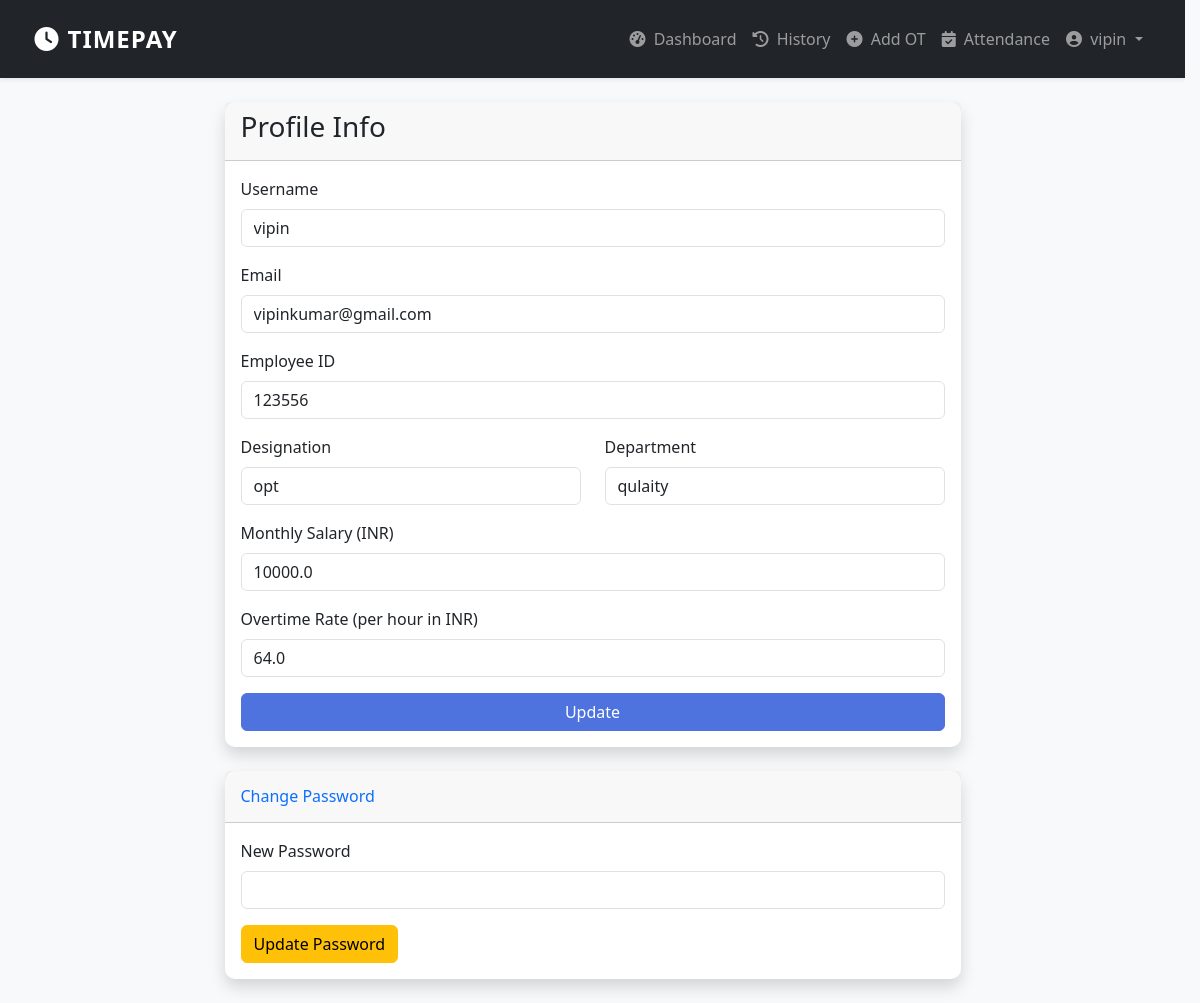
The page /profile (signed in) on the database its author committed.
### app/models.py (models this page shows, shortened)
class User(db.Model, UserMixin):
    id = db.Column(db.Integer, primary_key=True)
    username = db.Column(db.String(20), unique=True, nullable=False)
    email = db.Column(db.String(120), unique=True, nullable=False)
    password = db.Column(db.String(60), nullable=False)
    employee_id = db.Column(db.String(20), unique=True, nullable=True)
    designation = db.Column(db.String(50), nullable=True)
    department = db.Column(db.String(50), nullable=True)
    monthly_salary = db.Column(db.Float, nullable=False, default=0.0)
    ot_rate = db.Column(db.Float, nullable=False, default=0.0)
    is_admin = db.Column(db.Boolean, default=False)
    role = db.Column(db.String(20), nullable=False, default='user')
    is_blocked = db.Column(db.Boolean, default=False)
    created_at = db.Column(db.DateTime, nullable=False, default=datetime.utcnow)
    last_login = db.Column(db.DateTime, nullable=True)
    last_ip = db.Column(db.String(50), nullable=True)
    overtimes = db.relationship('Overtime', backref='author', lazy=True, cascade="all, delete-orphan")
    attendances = db.relationship('Attendance', backref='author', lazy=True, cascade="all, delete-orphan")

### app/routes.py (the view)
@app.route("/profile", methods=['GET', 'POST'])
@login_required
def profile():
    form = UpdateAccountForm()
    if form.validate_on_submit():
        if form.username.data != current_user.username:
            user = User.query.filter_by(username=form.username.data).first()
            if user:
                flash('That username is taken. Please choose a different one.', 'danger')
                return render_template('profile.html', title='Profile', form=form)
        if form.email.data != current_user.email:
            user = User.query.filter_by(email=form.email.data).first()
            if user:
                flash('That email is taken. Please choose a different one.', 'danger')
                return render_template('profile.html', title='Profile', form=form)
        current_user.username = form.username.data
        current_user.email = form.email.data
        current_user.employee_id = form.employee_id.data
        current_user.designation = form.designation.data
        current_user.department = form.department.data
        current_user.monthly_salary = form.monthly_salary.data
        current_user.ot_rate = form.ot_rate.data
        db.session.commit()
        flash('Your account has been updated!', 'success')
        return redirect(url_for('profile'))
    elif request.method == 'GET':
        form.username.data = current_user.username
        form.email.data = current_user.email
        form.employee_id.data = current_user.employee_id
        form.designation.data = current_user.designation
        form.department.data = current_user.department
        form.monthly_salary.data = current_user.monthly_salary
        form.ot_rate.data = current_user.ot_rate
    return render_template('profile.html', title='Profile', form=form)

### app/forms.py (shortened to what this page needs)
class UpdateAccountForm(FlaskForm):
    username = StringField('Username', validators=[DataRequired(), Length(min=2, max=20)])
    email = StringField('Email', validators=[DataRequired(), Email()])
    employee_id = StringField('Employee ID', validators=[DataRequired(), Length(min=2, max=20)])
    designation = StringField('Designation', validators=[DataRequired()])
    department = StringField('Department', validators=[DataRequired()])
    monthly_salary = FloatField('Monthly Salary (INR)', validators=[DataRequired()])
    ot_rate = FloatField('Overtime Rate (per hour in INR)', validators=[DataRequired()])
    submit = SubmitField('Update')

### app/models.py (called while the page is built)
@login_manager.user_loader
def load_user(user_id):
    return User.query.get(int(user_id))

### app/routes.py (called while the page is built)
@app.after_request
def add_security_headers(response):
    response.headers['X-Content-Type-Options'] = 'nosniff'
    response.headers['X-Frame-Options'] = 'SAMEORIGIN'
    response.headers['X-XSS-Protection'] = '1; mode=block'
    return response

### app/templates/profile.html (shortened to what this page needs)
{% extends "base.html" %}
{% block content %}
<div class="row justify-content-center">
    <div class="col-md-8">
        <div class="card shadow">
            <div class="card-header">
                <h3>Profile Info</h3>
            </div>
            <div class="card-body">
                <form method="POST" action="">
                    <div class="mb-3">
                        {{ form.username.label(class="form-label") }}
                        {% if form.username.errors %}
                            {{ form.username(class="form-control is-invalid") }}
                            <div class="invalid-feedback">
                                {% for error in form.username.errors %}
                                    <span>{{ error }}</span>
                                {% endfor %}
                            </div>
                        {% else %}
                            {{ form.username(class="form-control") }}
                        {% endif %}
                    </div>
                    <div class="mb-3">
                        {{ form.email.label(class="form-label") }}
                        {% if form.email.errors %}
                            {{ form.email(class="form-control is-invalid") }}
                            <div class="invalid-feedback">
                                {% for error in form.email.errors %}
                                    <span>{{ error }}</span>
                                {% endfor %}
                            </div>
                        {% else %}
                            {{ form.email(class="form-control") }}
                        {% endif %}
                    </div>
                    <div class="mb-3">
                        {{ form.employee_id.label(class="form-label") }}
                        {% if form.employee_id.errors %}
                            {{ form.employee_id(class="form-control is-invalid") }}
                            <div class="invalid-feedback">
                                {% for error in form.employee_id.errors %}
                                    <span>{{ error }}</span>
                                {% endfor %}
                            </div>
                        {% else %}
                            {{ form.employee_id(class="form-control") }}
                        {% endif %}
                    </div>
                    <div class="row">
                        <div class="col-md-6 mb-3">
                            {{ form.designation.label(class="form-label") }}
                            {% if form.designation.errors %}
                                {{ form.designation(class="form-control is-invalid") }}
                                <div class="invalid-feedback">
                                    {% for error in form.designation.errors %}
                                        <span>{{ error }}</span>
                                    {% endfor %}
                                </div>
                            {% else %}
                                {{ form.designation(class="form-control") }}
                            {% endif %}
                        </div>
                        <div class="col-md-6 mb-3">
                            {{ form.department.label(class="form-label") }}
                            {% if form.department.errors %}
                                {{ form.department(class="form-control is-invalid") }}
                                <div class="invalid-feedback">
                                    {% for error in form.department.errors %}
                                        <span>{{ error }}</span>
                                    {% endfor %}
                                </div>
                            {% else %}
                                {{ form.department(class="form-control") }}
                            {% endif %}
                        </div>
                    </div>
                    <div class="mb-3">
                        {{ form.monthly_salary.label(class="form-label") }}
                        {% if form.monthly_salary.errors %}
                            {{ form.monthly_salary(class="form-control is-invalid") }}
                            <div class="invalid-feedback">
                                {% for error in form.monthly_salary.errors %}
                                    <span>{{ error }}</span>
                                {% endfor %}
                            </div>
                        {% else %}
                            {{ form.monthly_salary(class="form-control") }}
                        {% endif %}
                    </div>
                    <div class="mb-3">
                        {{ form.ot_rate.label(class="form-label") }}
                        {% if form.ot_rate.errors %}
                            {{ form.ot_rate(class="form-control is-invalid") }}
                            <div class="invalid-feedback">
                                {% for error in form.ot_rate.errors %}
                                    <span>{{ error }}</span>
                                {% endfor %}
                            </div>
                        {% else %}
                            {{ form.ot_rate(class="form-control") }}
                        {% endif %}
                    </div>
                    <div class="d-grid">
                        {{ form.submit(class="btn btn-primary") }}
                    </div>
                </form>
            </div>
        </div>
        <div class="card shadow mb-4 mt-4">
            <div class="card-header py-3">
                <h6 class="m-0 font-weight-bold text-primary">Change Password</h6>
            </div>
            <div class="card-body">
                <form action="{{ url_for('change_password') }}" method="POST">
                    <div class="mb-3">
                        <label for="new_password" class="form-label">New Password</label>
                        <input type="password" class="form-control" id="new_password" name="new_password" required>
                    </div>
                    <button type="submit" class="btn btn-warning">Update Password</button>
                </form>
            </div>
        </div>
    </div>
</div>
{% endblock %}

### app/templates/base.html (shortened to what this page needs)
<!DOCTYPE html>
<html lang="en">
<head>
    <link href="https://cdn.jsdelivr.net/npm/bootstrap@5.3.0/dist/css/bootstrap.min.css" rel="stylesheet">
    <link rel="stylesheet" href="https://cdnjs.cloudflare.com/ajax/libs/font-awesome/6.4.0/css/all.min.css">
    <link rel="stylesheet" href="https://cdn.jsdelivr.net/npm/flatpickr/dist/flatpickr.min.css">
    <link rel="stylesheet" href="{{ url_for('static', filename='css/style.css') }}">
</head>
<body>
    <nav class="navbar navbar-expand-lg navbar-dark bg-dark shadow-sm py-3">
        <div class="container">
            <a class="navbar-brand fw-bold text-uppercase" href="{{ url_for('dashboard') }}">
                <i class="fas fa-clock me-2"></i>TimePay
            </a>
            <div class="collapse navbar-collapse" id="navbarNav">
                <ul class="navbar-nav ms-auto align-items-center">
                    {% if current_user.is_authenticated %}
                        <li class="nav-item">
                            <a class="nav-link" href="{{ url_for('dashboard') }}"><i class="fas fa-tachometer-alt me-1"></i> Dashboard</a>
                        </li>
                        <li class="nav-item">
                            <a class="nav-link" href="{{ url_for('history') }}"><i class="fas fa-history me-1"></i> History</a>
                        </li>
                        <li class="nav-item">
                            <a class="nav-link" href="{{ url_for('add_ot') }}"><i class="fas fa-plus-circle me-1"></i> Add OT</a>
                        </li>
                        <li class="nav-item">
                            <a class="nav-link" href="{{ url_for('attendance') }}"><i class="fas fa-calendar-check me-1"></i> Attendance</a>
                        </li>
                        <li class="nav-item dropdown">
                            <a class="nav-link dropdown-toggle" href="#" id="navbarDropdown" role="button" data-bs-toggle="dropdown" aria-expanded="false">
                                <i class="fas fa-user-circle me-1"></i> {{ current_user.username }}
                            </a>
                        </li>
                    {% endif %}
                </ul>
            </div>
        </div>
    </nav>
    <div class="container mt-4">
        {% block content %}{% endblock %}
    </div>
</body>
</html>

### app/static/css/style.css (style rules this page uses)
html { scrollbar-gutter: stable; }
body { background-color: #f8f9fa; font-family: 'Segoe UI', Tahoma, Geneva, Verdana, sans-serif; }
.card { border: none; border-radius: 10px; transition: transform 0.2s; }
.navbar { box-shadow: 0 2px 4px rgba(0,0,0,.1); }
.navbar-brand { letter-spacing: 1px; font-size: 1.5rem; }
.nav-link { font-weight: 500; transition: color 0.3s ease; }
.btn-primary { background-color: #4e73df; border-color: #4e73df; }

### rows shown on the page
User: username "vipin", email "vipinkumar@gmail.com", employee_id "123556", designation "opt", department "qulaity", monthly_salary "10000.0", ot_rate "64.0"
